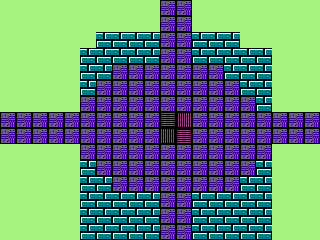

Tiled map render using the project's own tile images. Description and the map definition, with tile-layer contents summarised, below:
An orthogonal 20x15 tile map with 16x16 px tiles, 1 tile layer (Tile Layer 1) and 4 objects.

<map version="1.0" orientation="orthogonal" renderorder="right-down" width="20" height="15" tilewidth="16" tileheight="16" nextobjectid="6">
 <tileset firstgid="1" name="tiles" tilewidth="16" tileheight="16" tilecount="32">
  <image source="tiles.png" width="128" height="64" />
  <tile id="0">
   <properties>
    <property name="col" value="0" />
   </properties>
  </tile>
  <tile id="1">
   <properties>
    <property name="col" value="0" />
   </properties>
  </tile>
  <tile id="2">
   <properties>
    <property name="col" value="0" />
   </properties>
  </tile>
  <tile id="3">
   <properties>
    <property name="col" value="0" />
   </properties>
  </tile>
  <tile id="4">
   <properties>
    <property name="col" value="0" />
   </properties>
  </tile>
  <tile id="5">
   <properties>
    <property name="col" value="0" />
   </properties>
  </tile>
  <tile id="6">
   <properties>
    <property name="col" value="0" />
   </properties>
  </tile>
  <tile id="8">
   <properties>
    <property name="col" value="1" />
   </properties>
  </tile>
  <tile id="9">
   <properties>
    <property name="col" value="1" />
   </properties>
  </tile>
  <tile id="10">
   <properties>
    <property name="col" value="1" />
   </properties>
  </tile>
  <tile id="11">
   <properties>
    <property name="col" value="1" />
    <property name="die" value="" />
   </properties>
  </tile>
  <tile id="12">
   <properties>
    <property name="col" value="1" />
   </properties>
  </tile>
  <tile id="13">
   <properties>
    <property name="col" value="0" />
   </properties>
  </tile>
  <tile id="14">
   <properties>
    <property name="col" value="0" />
   </properties>
  </tile>
  <tile id="16">
   <properties>
    <property name="col" value="0" />
   </properties>
  </tile>
  <tile id="17">
   <properties>
    <property name="col" value="0" />
   </properties>
  </tile>
  <tile id="18">
   <properties>
    <property name="col" value="0" />
   </properties>
  </tile>
  <tile id="19">
   <properties>
    <property name="col" value="0" />
   </properties>
  </tile>
  <tile id="20">
   <properties>
    <property name="col" value="1" />
   </properties>
  </tile>
  <tile id="21">
   <properties>
    <property name="col" value="0" />
   </properties>
  </tile>
  <tile id="22">
   <properties>
    <property name="col" value="0" />
   </properties>
  </tile>
  <tile id="24">
   <properties>
    <property name="col" value="0" />
   </properties>
  </tile>
  <tile id="25">
   <properties>
    <property name="col" value="1" />
   </properties>
  </tile>
  <tile id="26">
   <properties>
    <property name="col" value="1" />
   </properties>
  </tile>
  <tile id="27">
   <properties>
    <property name="col" value="1" />
   </properties>
  </tile>
  <tile id="28">
   <properties>
    <property name="col" value="0" />
   </properties>
  </tile>
  <tile id="29">
   <properties>
    <property name="col" value="0" />
   </properties>
  </tile>
  <tile id="30">
   <properties>
    <property name="col" value="0" />
   </properties>
  </tile>
 </tileset>
 <layer name="Tile Layer 1" width="20" height="15">
  <data>[300 cells, 300 non-empty, 4 distinct tile ids]</data>
 </layer>
 <objectgroup name="Object Layer 1">
  <object id="1" gid="20" x="176" y="144" width="16" height="16">
   <properties>
    <property name="e" value="5" />
   </properties>
  </object>
  <object id="2" gid="20" x="160" y="128" width="16" height="16">
   <properties>
    <property name="e" value="5" />
   </properties>
  </object>
  <object id="3" gid="20" x="160" y="144" width="16" height="16">
   <properties>
    <property name="e" value="3" />
   </properties>
  </object>
  <object id="5" gid="20" x="176" y="128" width="16" height="16">
   <properties>
    <property name="e" value="3" />
   </properties>
  </object>
 </objectgroup>
</map>
